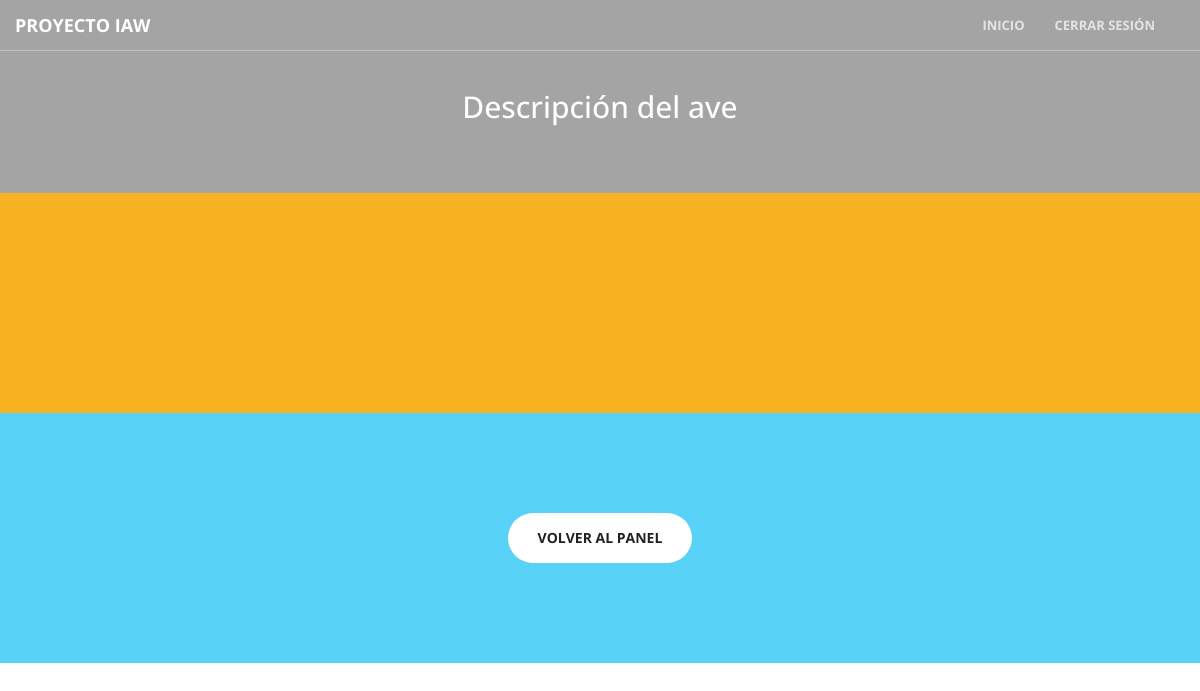
The page /perfil/usuario/descripcion.php?id=66 (signed in) on the database as committed earlier.
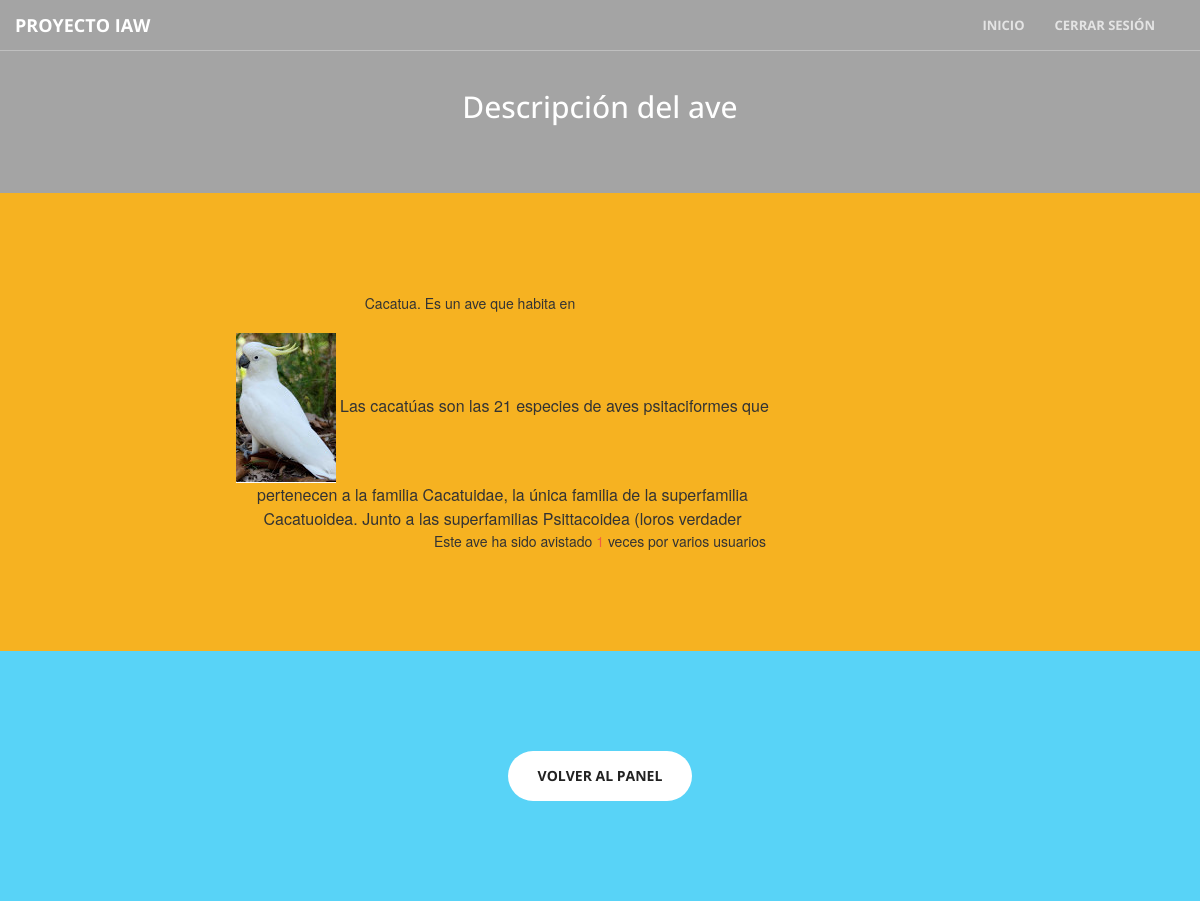
The same page on the database as committed later.
### tables this page shows
CREATE TABLE `aves` (
  `codigo` int(11) NOT NULL,
  `nombre` varchar(45) NOT NULL,
  `color` varchar(45) DEFAULT NULL,
  `especie` varchar(45) DEFAULT NULL,
  `imagen` varchar(45) DEFAULT NULL,
  `descripcion` varchar(200) DEFAULT NULL
);

### perfil/usuario/descripcion.php (the view, shortened to what this page needs)
<!DOCTYPE html>
<html lang="en">
<head>
    <link href="../estilos/vendor/bootstrap/css/bootstrap.min.css" rel="stylesheet">
    <link href="../estilos/css/estilo.css" rel="stylesheet">
    <link href="../estilos/vendor/font-awesome/css/font-awesome.min.css" rel="stylesheet" type="text/css">
    <link href="../estilos/vendor/magnific-popup/magnific-popup.css" rel="stylesheet">
    <link href="../estilos/css/creative.min.css" rel="stylesheet">
</head>
<body id="page-top">
    <nav id="mainNav" class="navbar navbar-default navbar-fixed-top">
        <div class="container-fluid">
            <div class="navbar-header">
                <a class="navbar-brand page-scroll" href="#page-top">Proyecto IAW</a>
            </div>
            <div class="collapse navbar-collapse" id="bs-example-navbar-collapse-1">
                <ul class="nav navbar-nav navbar-right">
                    <li>
                        <a class="page-scroll" href="../">Inicio</a>
                    </li>
                    <li>
                        <a class="page-scroll" href="../sesion/logout.php">Cerrar sesión</a>
                    </li>
                    <li>
                        <a class="page-scroll" href="#contact"></a>
                    </li>
                </ul>
            </div>
        </div>
    </nav>
    <?php
    echo "<aside class='capa'>";
        echo "<br/><br/>";
        echo "<div class='container text-center'>";
            echo "<div class='call-to-action'>";
                echo "<h2 id='blanco'>Descripción del ave</h2>";
           echo " </div>";
        echo "</div>";
    echo "</aside>";
        ?>
    <section class="bg-primary-amarillo" id="about">
        <div class="container">
            <div class="row">
                <div class="col-lg-8 col-lg-offset-2 text-center">
    <?php
      $codigo=$_GET['id'];
      $connection = new mysqli("localhost", "root", "", "proyecto");
      if ($result = $connection->query("SELECT * FROM aves where codigo=$codigo;")) {
      } else {
            echo "Error: " . $sql . "<br>" . mysqli_error($connection);
      }
          while($obj = $result->fetch_object()) {
                echo "<div class='row text-center'>";
                echo "<div class='col-lg-8 text-center'>".$obj->nombre.". Es un ave que habita en</div>";
                echo "</div>";
                echo "<div class='row'>";
                    echo "<div class='col-lg-9 '><img src='../admin/add/$obj->imagen'/> <p id='parrafo'>".$obj->descripcion."</p></div>";
                echo "</div>";
            echo "<div class='row text-center'>";
            $consulta =  "SELECT count(aves_codigo) as numero FROM avistar where aves_codigo=$codigo;";
            if ($result = $connection->query($consulta)) {
            } else {
                echo "Error: " . $sql . "<br>" . mysqli_error($connection);
          }
              while($obj = $result->fetch_object()) {
                    echo "Este ave ha sido avistado <a href='usuario/pagina.php?id=$obj->aves_codigo'>".$obj->numero."</a> veces por varios usuarios";
              }
          }
          ?>
     <br>
                </div>
            </div>
        </div>
    </section>
    <section class="bg-primary-naranja" id="about">
        <div class="container">
            <div class="row">
                <div class="col-lg-8 col-lg-offset-2 text-center">
                    <a href="index.php" class="page-scroll btn btn-default btn-xl sr-button">Volver al panel</a>
                </div>
            </div>
        </div>
    </section>
</body>
</html>

Rows that differ between the two databases and show on the page:
added aves: nombre "Cacatua", imagen (picture), descripcion "Las cacatúas son las 21 especies de aves psitaciformes que pertenecen a la familia Cacatuidae, la única familia de la superfamilia Cacatuoidea. Junto a las superfamilias Psittacoidea (loros verdader", numero "1"
